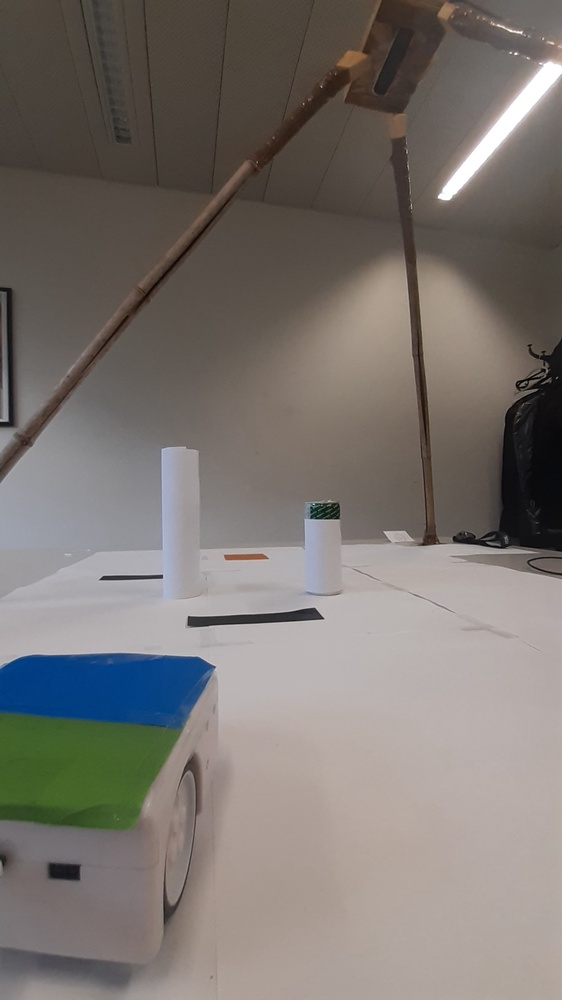
#> input picture images/20231206_153117.jpg, 562 x 1000 px, shrunk from 1440 x 2560 before the run, given in place of the camera
$ jupyter execute Vision_finale2.ipynb
#> lines starting #> are read from the running program, lines starting #| are printed output that depends on the picture; after the words box and inside, x2 and y2 are one past the last pixel; in counts of white or black regions, pixels touching at a corner belong together; long printed decimals are rounded
[cell 1]
'''
vision.py
vision
Authors: Benoît Gallois, Jehan Corcelle, Arto Dubuisson, Raphaël Dousson
'''

import cv2
import time
import numpy as np

# Definition of the colours thresholds
#LOWER_RED = np.array([0, 70, 50])
#UPPER_RED = np.array([20, 255, 255])

LOWER_RED = np.array([0, 100, 50])
UPPER_RED = np.array([15, 255, 255])

LOWER_BLUE = np.array([100, 100, 100])
UPPER_BLUE = np.array([140, 255, 255])

LOWER_GREEN = np.array([40, 40, 40])
UPPER_GREEN = np.array([80, 255, 255])

LOWER_BLACK = np.array([0, 0, 0])
UPPER_BLACK = np.array([179, 255, 30])

# Definition of the size of contours considered as noise
NOISY_CONTOUR_LENGHT = 1000

MARGIN_RED_BLUE_GREEN = 0
MARGIN_OBSTACLE = 50


def detect_area(image, lower_colour, upper_colour, margin):
    height, width, _ = image.shape

    hsv = cv2.cvtColor(image, cv2.COLOR_BGR2HSV)

    mask = cv2.inRange(hsv, lower_colour, upper_colour)

    blurred_mask = cv2.GaussianBlur(mask, (5, 5), 0)

    contours, _ = cv2.findContours(blurred_mask, cv2.RETR_EXTERNAL, cv2.CHAIN_APPROX_SIMPLE)

    coords = []

    for contour in contours:
        if cv2.contourArea(contour) > NOISY_CONTOUR_LENGHT:
            x, y, w, h = cv2.boundingRect(contour)
            x_with_margin = max(0, x - margin)
            y_with_margin = max(0, y - margin)
            w_with_margin = min(width, w + 2 * margin)
            h_with_margin = min(height, h + 2 * margin)

            coords.append([(x_with_margin, height - y_with_margin),
                           (x_with_margin + w_with_margin, height - y_with_margin),
                           (x_with_margin + w_with_margin, height - y_with_margin - h_with_margin),
                           (x_with_margin, height - y_with_margin - h_with_margin)])

    return coords


def calculate_robot_direction(front_area, back_area):
    front_centroid = np.mean(np.array(front_area).reshape(-1, 2), axis=0)
    back_centroid = np.mean(np.array(back_area).reshape(-1, 2), axis=0)
    direction = (front_centroid - back_centroid).astype(int)
    midpoint = ((front_centroid + back_centroid) / 2).astype(int)
    return tuple(direction), midpoint


def calculate_area_centroid(area_coordinates):
    centroid = np.mean(np.array(area_coordinates).reshape(-1, 2), axis=0)
    return centroid


def vision_obstacles_and_goal():
    cap = cv2.VideoCapture(0)

    if not cap.isOpened():
        print("Erreur: Impossible d'ouvrir la webcam.")
        return

    ret, frame = cap.read()
#> frame is the input picture: shape (1000, 562, 3); mean B, G, R 112.2, 116.9, 123
    time.sleep(2)
    ret, frame = cap.read()

    if not ret:
        print("Erreur: Impossible de capturer l'image.")
        return

    cv2.imshow('Webcam', frame)

    obstacles = detect_area(frame, LOWER_BLACK, UPPER_BLACK, MARGIN_OBSTACLE)
#> in detect_area, `hsv = cv2.cvtColor(image, cv2.COLOR_BGR2HSV)`: hsv: shape (1000, 562, 3); mean H, S, V 33.6, 42, 127.1
#> in detect_area, `mask = cv2.inRange(hsv, lower_colour, upper_colour)`:
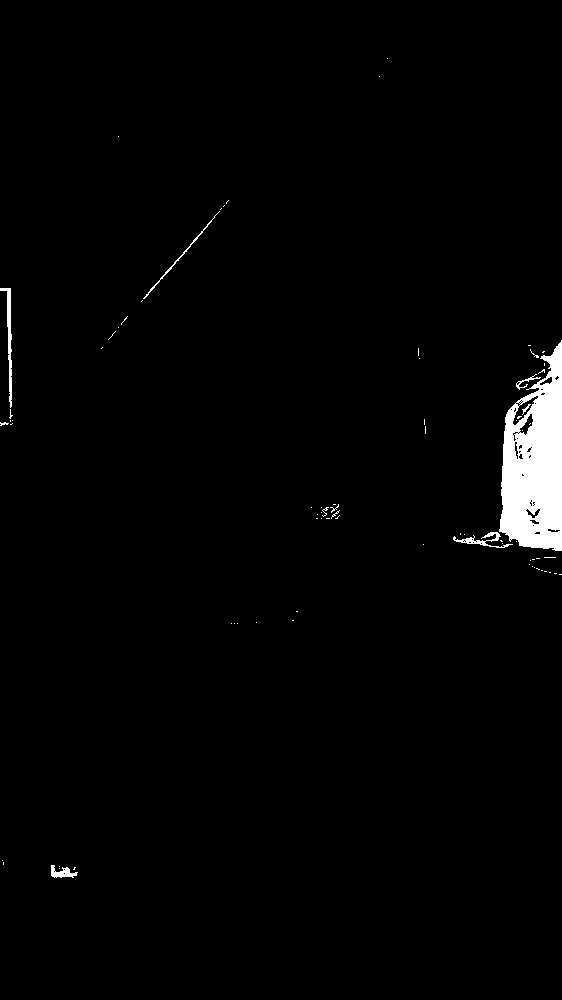
#> mask: shape (1000, 562); 1.9% white; 78 white regions (68 under 20 px)
#> in detect_area, `contours, _ = cv2.findContours(blurred_mask, cv2.RETR_EXTERNAL, cv2.CH..`: contours = 20 contours, 6 with area under 20; largest, box (x1, y1, x2, y2) and area: (451, 338, 562, 553) 11368, (0, 286, 15, 428) 978, (139, 198, 231, 304) 844, (49, 863, 80, 880) 408, (314, 502, 342, 521) 388
#> the loop in detect_area, `for contour in contours:` made 20 passes
#> (x, y, w, h, x_with_margin, y_with_margin, w_with_margin, h_with_margin) on pass 14: (451, 338, 111, 215, 401, 288, 211, 315)
#> contour on passes 3, 4, 5, 6, 8, 9: [[229, 621], [229, 625], [239, 625], [239, 621]], [[254, 620], [254, 624], [258, 624], [258, 620]], [[290, 618], [290, 622], [295, 622], [295, 618]], [[294, 609], [294, 613], [299, 613], [299, 609]], [[421, 542], [421, 546], [425, 546], [425, 542]], [[309, 505], [309, 509], [313, 509], [313, 505]]
#> after the loop in detect_area, `for contour in contours:`: coords = [[(401, 712), (612, 712), (612, 397), (401, 397)]]
#> obstacles = [[(401, 712), (612, 712), (612, 397), (401, 397)]]
    goal_area = detect_area(frame, LOWER_RED, UPPER_RED, MARGIN_RED_BLUE_GREEN)
#> call 2 of detect_area, with lower_colour = array of shape (3,), upper_colour = array of shape (3,), margin = 0
#> in detect_area (call 2), `mask = cv2.inRange(hsv, lower_colour, upper_colour)`:
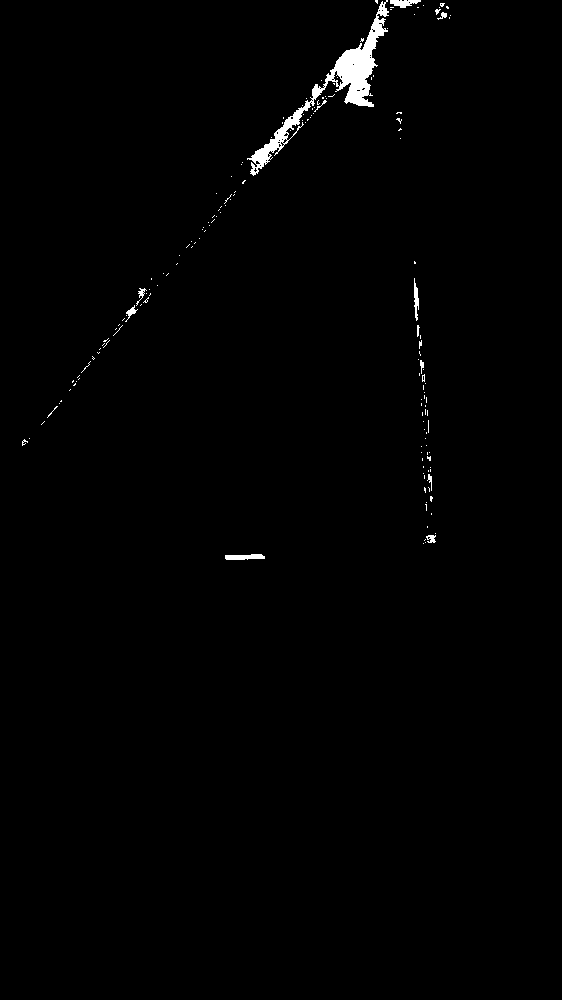
#> mask: shape (1000, 562); 0.83% white; 164 white regions (152 under 20 px)
#> in detect_area (call 2), `contours, _ = cv2.findContours(blurred_mask, cv2.RETR_EXTERNAL, cv2.CH..`: contours = 27 contours, 7 with area under 20; largest, box (x1, y1, x2, y2) and area: (239, 0, 426, 178) 5890, (412, 276, 431, 441) 1056, (67, 286, 153, 393) 1027, (421, 464, 435, 517) 412, (223, 552, 267, 562) 340
#> the loop in detect_area (call 2), `for contour in contours:` made 27 passes
#> (x, y, w, h, x_with_margin, y_with_margin, w_with_margin, h_with_margin) on passes 10, 12, 27: (67, 286, 86, 107, 67, 286, 86, 107), (412, 276, 19, 165, 412, 276, 19, 165), (239, 0, 187, 178, 239, 0, 187, 178)
#> contour on passes 3, 6, 11, 13, 17, 19: [[425, 524], [425, 529], [429, 529], [429, 524]], [[419, 450], [419, 454], [423, 454], [423, 450]], [[155, 283], [155, 287], [159, 287], [159, 283]], [[149, 276], [149, 281], [153, 281], [153, 276]], [[177, 253], [177, 257], [181, 257], [181, 253]], [[214, 191], [214, 195], [218, 195], [218, 191]]
#> after the loop in detect_area (call 2), `for contour in contours:`: coords = [[(67, 714), (153, 714), (153, 607), (67, 607)], [(412, 724), (431, 724), (431, 559), (412, 559)], [(239, 1000), (426, 1000), (426, 822), (239, 822)]]
#> goal_area has the same summary as coords in detect_area

    goal_centroid = calculate_area_centroid(goal_area)
#> in calculate_area_centroid, `centroid = np.mean(np.array(area_coordinates).reshape(-1, 2), axis=0)`: centroid = [288, 737.7]
#> goal_centroid = [288, 737.7]

    print(f"Coordonnées obstacles noirs :", obstacles)
#| Coordonnées obstacles noirs : [[(401, 712), (612, 712), (612, 397), (401, 397)]]
    print("Centroid de la goal area :", goal_centroid)
#| Centroid de la goal area : [288.         737.667]

    return obstacles, goal_centroid

def vision_robot():
    cap = cv2.VideoCapture(0)

    if not cap.isOpened():
        print("Erreur: Impossible d'ouvrir la webcam.")
        return

    ret, frame = cap.read()

    if not ret:
        print("Erreur: Impossible de capturer l'image.")
        return

    cv2.imshow('Webcam', frame)

    front_robot_area = detect_area(frame, LOWER_BLUE, UPPER_BLUE, MARGIN_RED_BLUE_GREEN)
    back_robot_area = detect_area(frame, LOWER_GREEN, UPPER_GREEN, MARGIN_RED_BLUE_GREEN)

    robot_direction, robot_centroid = calculate_robot_direction(front_robot_area, back_robot_area)

    print("Vecteur direction du robot :", robot_direction[0])
    print("Centroid du robot :", robot_centroid)

    return robot_centroid, robot_direction


obst, goal = vision_obstacles_and_goal()
#> obst = [[(401, 712), (612, 712), (612, 397), (401, 397)]]; goal = [288, 737.7]

while True:
    robot = vision_robot()
#> call 3 of detect_area, with lower_colour = array of shape (3,), upper_colour = array of shape (3,), margin = 0
#> in detect_area (call 3), `mask = cv2.inRange(hsv, lower_colour, upper_colour)`:
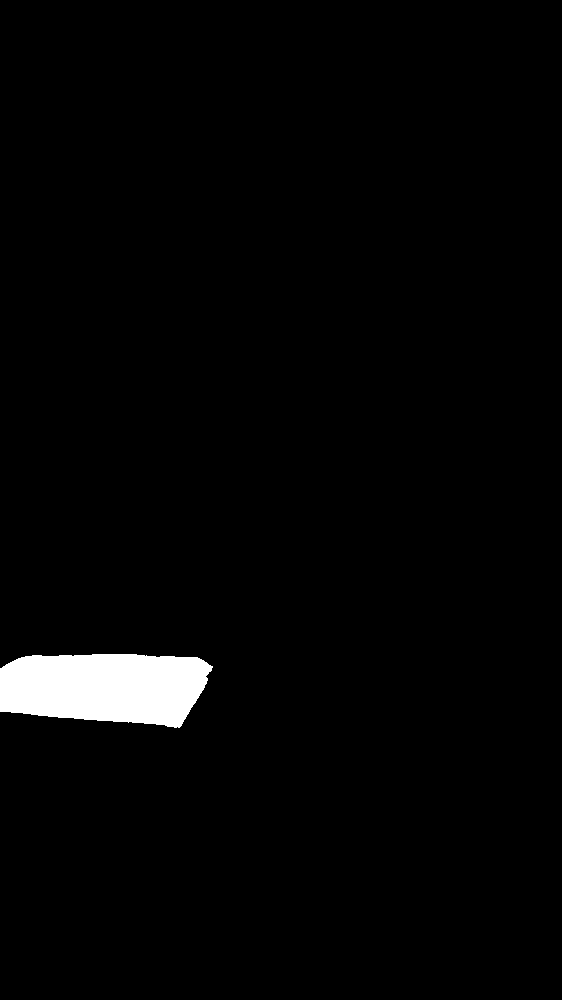
#> mask: shape (1000, 562); 2.3% white; 1 white region
#> in detect_area (call 3), `contours, _ = cv2.findContours(blurred_mask, cv2.RETR_EXTERNAL, cv2.CH..`: contours = 1 contour; box (x1, y1, x2, y2) and area: (0, 652, 215, 730) 13600
#> the loop in detect_area (call 3), `for contour in contours:` made 1 pass
#> (x, y, w, h, x_with_margin, y_with_margin, w_with_margin, h_with_margin) on pass 1: (0, 652, 215, 78, 0, 652, 215, 78)
#> after the loop in detect_area (call 3), `for contour in contours:`: coords = [[(0, 348), (215, 348), (215, 270), (0, 270)]]
#> call 4 of detect_area, with lower_colour = array of shape (3,), upper_colour = array of shape (3,), margin = 0
#> in detect_area (call 4), `mask = cv2.inRange(hsv, lower_colour, upper_colour)`:
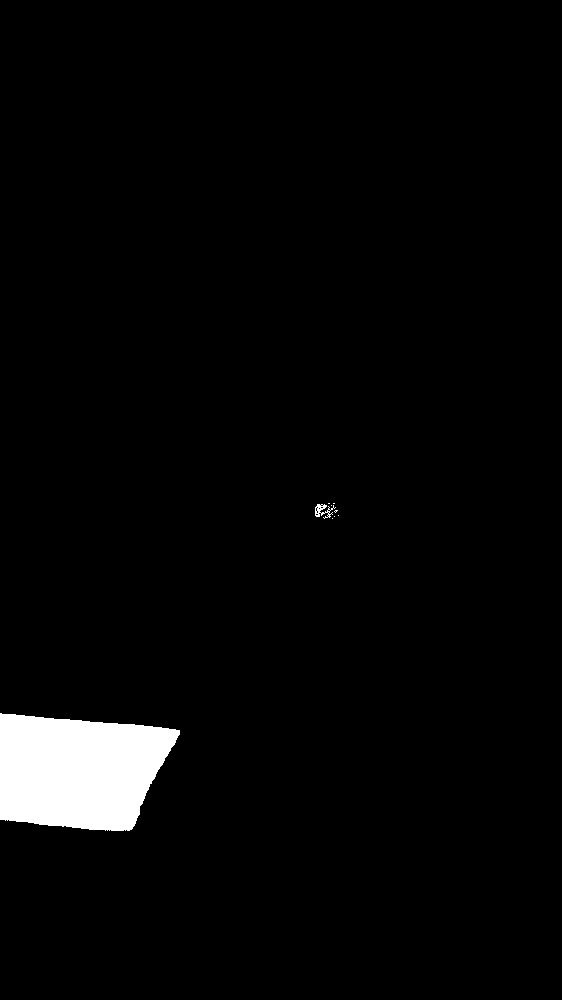
#> mask: shape (1000, 562); 3% white; 9 white regions (7 under 20 px)
#> in detect_area (call 4), `contours, _ = cv2.findContours(blurred_mask, cv2.RETR_EXTERNAL, cv2.CH..`: contours = 2 contours; box (x1, y1, x2, y2) and area: (0, 711, 182, 833) 17356, (313, 501, 341, 521) 434
#> the loop in detect_area (call 4), `for contour in contours:` made 2 passes
#> (x, y, w, h, x_with_margin, y_with_margin, w_with_margin, h_with_margin) on pass 1: (0, 711, 182, 122, 0, 711, 182, 122)
#> after the loop in detect_area (call 4), `for contour in contours:`: coords = [[(0, 289), (182, 289), (182, 167), (0, 167)]]
#> in calculate_robot_direction, `front_centroid = np.mean(np.array(front_area).reshape(-1, 2), axis=0)`: front_centroid = [107.5, 309]
#> in calculate_robot_direction, `back_centroid = np.mean(np.array(back_area).reshape(-1, 2), axis=0)`: back_centroid = [91, 228]
#> in calculate_robot_direction, `direction = (front_centroid - back_centroid).astype(int)`: direction = [16, 81]
#> in calculate_robot_direction, `midpoint = ((front_centroid + back_centroid) / 2).astype(int)`: midpoint = [99, 268]
#> in vision_robot, `robot_direction, robot_centroid = calculate_robot_direction(front_robo..`: robot_direction = (16, 81); robot_centroid = [99, 268]
#| Vecteur direction du robot : 16
#| Centroid du robot : [ 99 268]
#> robot = ([99, 268], (16, 81))
